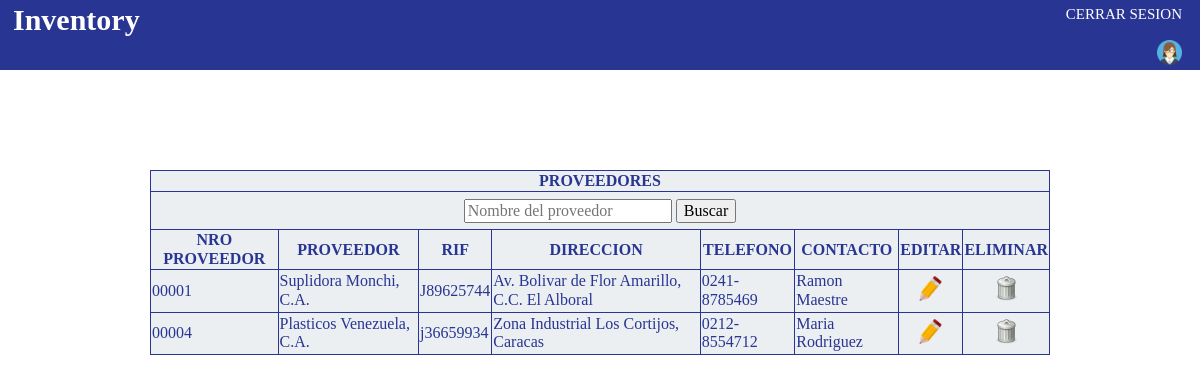
/listaProveedores.php, run on the app's committed database.
### tables this page shows
CREATE TABLE IF NOT EXISTS `proveedor` (
  `id_proveedor` int(5) UNSIGNED ZEROFILL NOT NULL AUTO_INCREMENT,
  `nombre` varchar(30) NOT NULL,
  `rif` varchar(30) NOT NULL,
  `direccion` varchar(120) NOT NULL,
  `telefono` varchar(30) NOT NULL,
  `contacto` varchar(30) NOT NULL,
  PRIMARY KEY (`id_proveedor`)
);

### listaProveedores.php (the view, shortened to what this page needs)
<?php
	include('conexion.php');
?>
<!DOCTYPE html>
<html>
	<head>
		<link rel="stylesheet" type="text/css" href="css/normalize.css">
		<link rel="stylesheet" type="text/css" href="css/style.css">
	</head>
	<body>
		<?php
			if ($_SESSION['sexo']=='masculino') {
				include('bannerM.php');
			} else {
				include('bannerF.php');
			}
			$sql="SELECT * FROM proveedor";
			$query=mysqli_query($link,$sql);
			$resultados=mysqli_num_rows($query);
		?>
			<table align="center" id="lista1" border="1">
				<tr>
					<th colspan="8">PROVEEDORES</th>
				</tr>
				<tr>
					<form method="post">
						<th colspan="9" height="35px"><input type="text" name="buscar" placeholder="Nombre del proveedor">       <input type="submit" name="busqueda" value="Buscar"></th>
					</form>
				</tr>
				<tr>
					<th>NRO PROVEEDOR</th>
					<th>PROVEEDOR</th>
					<th>RIF</th>
					<th>DIRECCION</th>
					<th>TELEFONO</th>
					<th>CONTACTO</th>
					<th>EDITAR</th>
					<th>ELIMINAR</th>
				</tr>
				<?php
					if ($resultados==0) { ?>
						<tr>
							<th colspan="8" style="color: red;">NO HAY PROVEEDORES REGISTRADOS</th>
						</tr><?php
					} else {
						if (isset($_POST['buscar']) && $_POST['buscar']!='') {
							$sql1="SELECT * FROM proveedor WHERE nombre LIKE '$_POST[buscar] %' OR nombre LIKE '% $_POST[buscar] %' OR nombre LIKE '% $_POST[buscar]' OR nombre LIKE '%$_POST[buscar]%'";
							$query1=mysqli_query($link,$sql1)or die(mysqli_error($link));
							$resultados1=mysqli_num_rows($query1);
							if ($resultados1==0) { ?>
								<tr>
									<th colspan="8" style="color: red;"><?php echo "NO HAY RESULTADOS DE LA BUSQUEDA"; ?></th>
								</tr><?php
							} else {
								while ($row1=mysqli_fetch_array($query1)) { ?>
									<tr>
										<td><?php echo $row1['id_proveedor']; ?></td>
										<td><?php echo $row1['nombre']; ?></td>
										<td><?php echo $row1['rif']; ?></td>
										<td><?php echo $row1['direccion']; ?></td>
										<td><?php echo $row1['telefono']; ?></td>
										<td><?php echo $row1['contacto']; ?></td>
										<th><a href="editarProveedor.php?pro=<?php print $row1[0] ?>"><img src="img/Pencil512_44200.png" id="modificar"></a></th>
										<th><a href="eliminarProveedor.php?pro=<?php print $row1[0]; ?>"><img src="img/Icon-trash.png" id="modificar"></a></th>
									</tr><?php
								}
							}
						} else {
							while ($row=mysqli_fetch_array($query)) { ?>
								<tr>
									<td><?php echo $row['id_proveedor']; ?></td>
									<td><?php echo $row['nombre']; ?></td>
									<td><?php echo $row['rif']; ?></td>
									<td><?php echo $row['direccion']; ?></td>
									<td><?php echo $row['telefono']; ?></td>
									<td><?php echo $row['contacto']; ?></td>
									<th><a href="editarProveedor.php?pro=<?php print $row[0] ?>"><img src="img/Pencil512_44200.png" id="modificar"></a></th>
									<th><a href="eliminarProveedor.php?pro=<?php print $row[0]; ?>"><img src="img/Icon-trash.png" id="modificar"></a></th>
								</tr><?php
							}
						}
					}
				?>
			</table>
	</body>
</html>

### css/style.css (style rules this page uses)
#lista1 { margin-top: 100px; font-family: calibri; background-color: #eceff1; color: #283593; border-collapse: collapse; border-color: #283593; width: 75%; }
#modificar { height: 25px; padding: 5px; }

### data on the page
proveedor: id_proveedor "00001", nombre "Suplidora Monchi, C.A.", rif "J89625744", direccion "Av. Bolivar de Flor Amarillo, C.C. El Alboral", telefono "0241-8785469", contacto "Ramon Maestre"
proveedor: id_proveedor "00004", nombre "Plasticos Venezuela, C.A.", rif "j36659934", direccion "Zona Industrial Los Cortijos, Caracas", telefono "0212-8554712", contacto "Maria Rodriguez"
